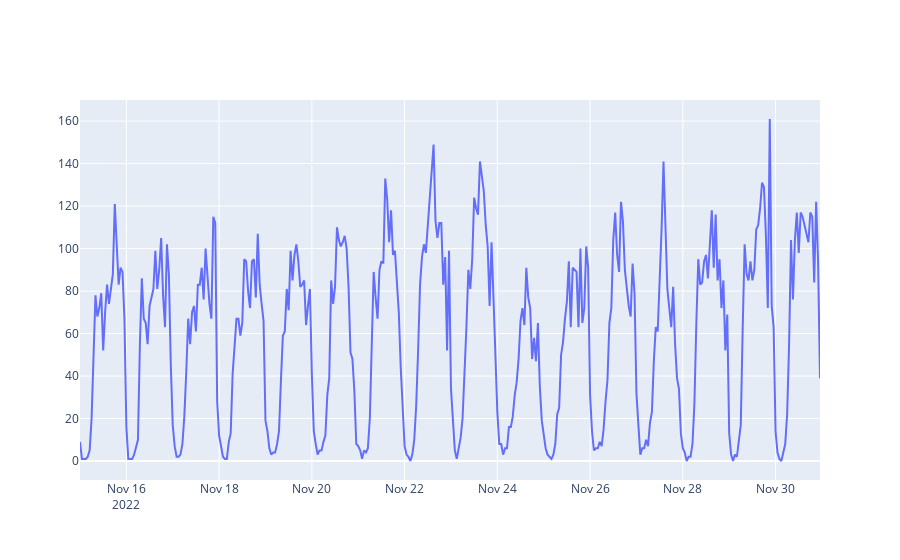

Notebook code cell kept with this figure:
### Code cell
from plotly.offline import init_notebook_mode, iplot
iplot([{
    'x': test.iloc[:,:].index,
    'y': test.iloc[:,:][col],
    'name': col
}  for col in pd.DataFrame(test['demand']).columns])

### Figure 1 — Plotly figure (JSON) as saved in the notebook; plotly's stock layout.template omitted (floating-point values rounded to 4 significant figures; data arrays with more than 128 entries replaced by an {"elided": "..."} marker saying what was removed)
{"data": [{"name": "demand", "type": "scatter", "x": {"elided": "384 str values"}, "y": {"elided": "384 int values"}}], "layout": {"autosize": true, "xaxis": {"autorange": true, "range": ["2022-11-15", "2022-11-30 23:00"], "type": "date"}, "yaxis": {"autorange": true, "range": [-8.944, 169.9], "type": "linear"}}}
